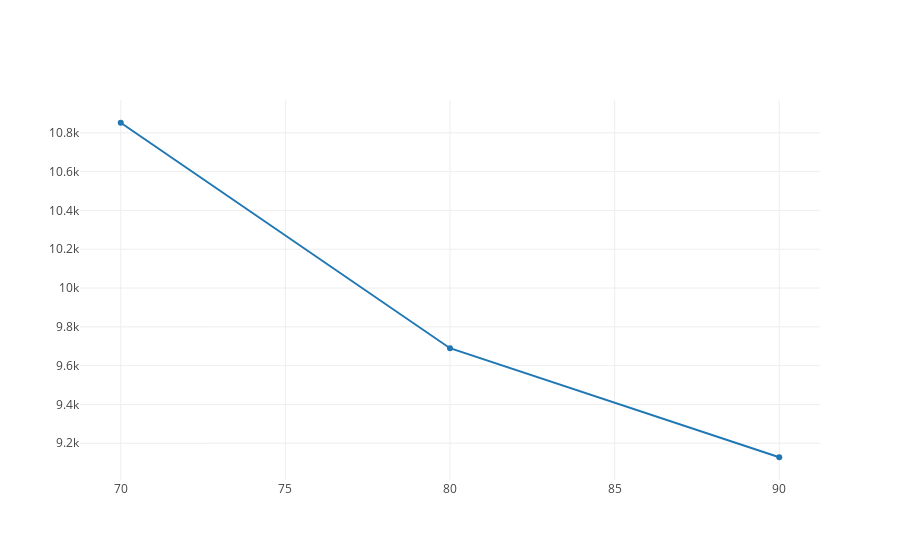

The notebook cell this image was saved under:
### Markdown cell above
In fact, let's just look at one part of it.  Looking at just one part of our cost function below, do you see a way that even without knowing the minimum value, we can still get a sense of the direction and size of our next step?

### Code cell
import plotly
from plotly.offline import init_notebook_mode, iplot
from graph import m_b_trace, trace_values, plot
init_notebook_mode(connected=True)
b_values = list(range(70, 150, 10)[:3])
rss = [10852, 9690, 9128, 9166, 9804, 11042, 12880, 15318][:3]
cost_curve_trace = trace_values(b_values, rss, mode="line")
plot([cost_curve_trace])

### Figure 1 — Plotly figure (JSON) as saved in the notebook; plotly's stock layout.template omitted (floating-point values rounded to 4 significant figures)
{"data": [{"mode": "line", "name": "data", "text": [], "x": [70, 80, 90], "y": [10852, 9690, 9128]}], "layout": {}}
